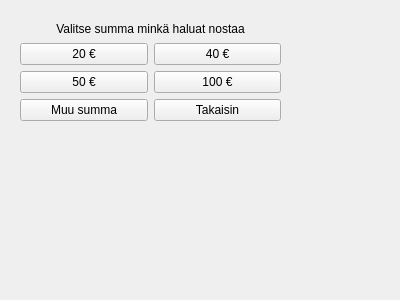
<?xml version="1.0" encoding="UTF-8"?>
<ui version="4.0">
 <class>moneySelect</class>
 <widget class="QWidget" name="moneySelect">
  <property name="geometry">
   <rect>
    <x>0</x>
    <y>0</y>
    <width>400</width>
    <height>300</height>
   </rect>
  </property>
  <property name="windowTitle">
   <string>Form</string>
  </property>
  <widget class="QWidget" name="gridLayoutWidget">
   <property name="geometry">
    <rect>
     <x>20</x>
     <y>20</y>
     <width>261</width>
     <height>101</height>
    </rect>
   </property>
   <layout class="QGridLayout" name="gridLayout">
    <item row="2" column="1">
     <widget class="QPushButton" name="hundredEuro">
      <property name="text">
       <string>100 €</string>
      </property>
     </widget>
    </item>
    <item row="2" column="0">
     <widget class="QPushButton" name="fiftyEuro">
      <property name="text">
       <string>50 €</string>
      </property>
     </widget>
    </item>
    <item row="1" column="1">
     <widget class="QPushButton" name="fortyEuro">
      <property name="text">
       <string>40 €</string>
      </property>
     </widget>
    </item>
    <item row="1" column="0">
     <widget class="QPushButton" name="twentyEuro">
      <property name="text">
       <string>20 €</string>
      </property>
     </widget>
    </item>
    <item row="3" column="0">
     <widget class="QPushButton" name="selectAmount">
      <property name="text">
       <string>Muu summa</string>
      </property>
     </widget>
    </item>
    <item row="3" column="1">
     <widget class="QPushButton" name="backToMenu">
      <property name="text">
       <string>Takaisin</string>
      </property>
     </widget>
    </item>
    <item row="0" column="0" colspan="2">
     <widget class="QLabel" name="chooseLabel">
      <property name="text">
       <string>Valitse summa minkä haluat nostaa</string>
      </property>
      <property name="alignment">
       <set>Qt::AlignCenter</set>
      </property>
     </widget>
    </item>
   </layout>
  </widget>
 </widget>
 <resources/>
 <connections/>
</ui>
